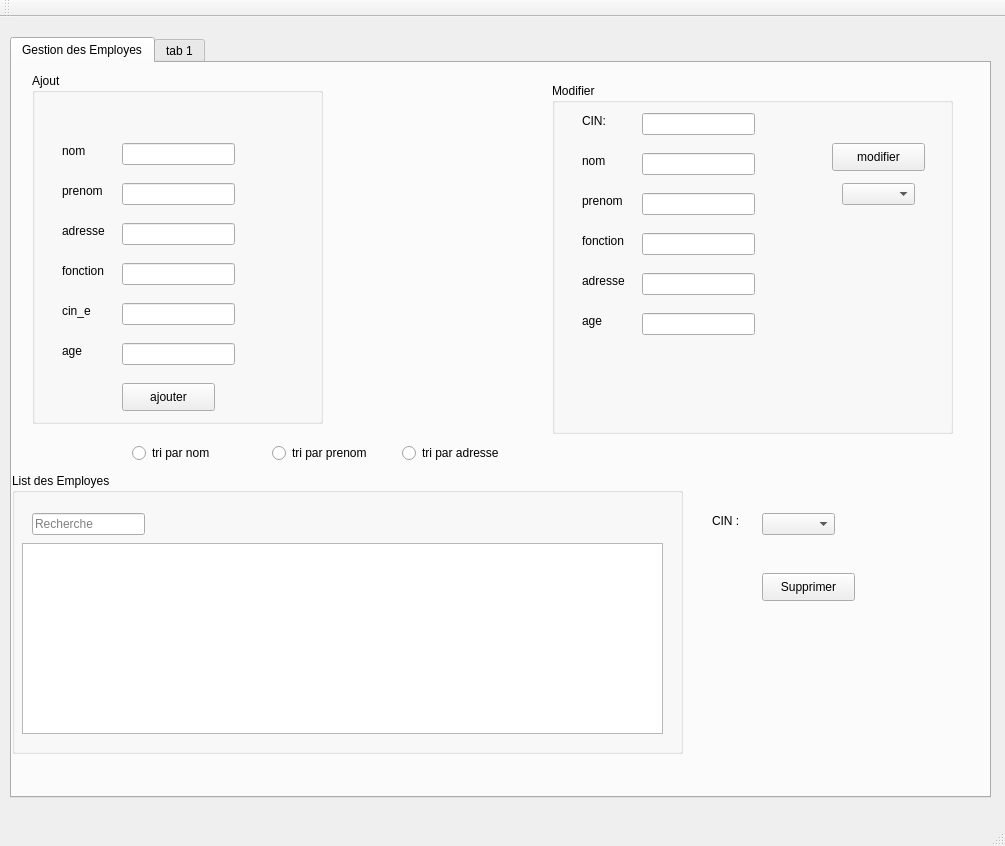
<?xml version="1.0" encoding="UTF-8"?>
<ui version="4.0">
 <class>MainWindow</class>
 <widget class="QMainWindow" name="MainWindow">
  <property name="geometry">
   <rect>
    <x>0</x>
    <y>0</y>
    <width>1005</width>
    <height>846</height>
   </rect>
  </property>
  <property name="windowTitle">
   <string>Employes</string>
  </property>
  <widget class="QWidget" name="centralWidget">
   <widget class="QTabWidget" name="tabWidget">
    <property name="geometry">
     <rect>
      <x>10</x>
      <y>20</y>
      <width>981</width>
      <height>761</height>
     </rect>
    </property>
    <property name="currentIndex">
     <number>0</number>
    </property>
    <widget class="QWidget" name="tab_2">
     <attribute name="title">
      <string>Gestion des Employes</string>
     </attribute>
     <widget class="QGroupBox" name="groupBox">
      <property name="geometry">
       <rect>
        <x>20</x>
        <y>10</y>
        <width>291</width>
        <height>351</height>
       </rect>
      </property>
      <property name="title">
       <string>Ajout</string>
      </property>
      <widget class="QLabel" name="label">
       <property name="geometry">
        <rect>
         <x>30</x>
         <y>70</y>
         <width>56</width>
         <height>16</height>
        </rect>
       </property>
       <property name="text">
        <string>nom</string>
       </property>
      </widget>
      <widget class="QLabel" name="label_2">
       <property name="geometry">
        <rect>
         <x>30</x>
         <y>110</y>
         <width>56</width>
         <height>16</height>
        </rect>
       </property>
       <property name="text">
        <string>prenom</string>
       </property>
      </widget>
      <widget class="QLabel" name="label_3">
       <property name="geometry">
        <rect>
         <x>30</x>
         <y>150</y>
         <width>56</width>
         <height>16</height>
        </rect>
       </property>
       <property name="text">
        <string>adresse</string>
       </property>
      </widget>
      <widget class="QLabel" name="label_4">
       <property name="geometry">
        <rect>
         <x>30</x>
         <y>190</y>
         <width>56</width>
         <height>16</height>
        </rect>
       </property>
       <property name="text">
        <string>fonction</string>
       </property>
      </widget>
      <widget class="QLabel" name="label_5">
       <property name="geometry">
        <rect>
         <x>30</x>
         <y>230</y>
         <width>56</width>
         <height>16</height>
        </rect>
       </property>
       <property name="text">
        <string>cin_e</string>
       </property>
      </widget>
      <widget class="QLineEdit" name="le_nom">
       <property name="geometry">
        <rect>
         <x>90</x>
         <y>70</y>
         <width>113</width>
         <height>22</height>
        </rect>
       </property>
      </widget>
      <widget class="QLineEdit" name="le_prenom">
       <property name="geometry">
        <rect>
         <x>90</x>
         <y>110</y>
         <width>113</width>
         <height>22</height>
        </rect>
       </property>
      </widget>
      <widget class="QLineEdit" name="l_adresse">
       <property name="geometry">
        <rect>
         <x>90</x>
         <y>150</y>
         <width>113</width>
         <height>22</height>
        </rect>
       </property>
      </widget>
      <widget class="QLineEdit" name="la_fonction">
       <property name="geometry">
        <rect>
         <x>90</x>
         <y>190</y>
         <width>113</width>
         <height>22</height>
        </rect>
       </property>
      </widget>
      <widget class="QLineEdit" name="le_cin_e">
       <property name="geometry">
        <rect>
         <x>90</x>
         <y>230</y>
         <width>113</width>
         <height>22</height>
        </rect>
       </property>
      </widget>
      <widget class="QPushButton" name="pushButton">
       <property name="geometry">
        <rect>
         <x>90</x>
         <y>310</y>
         <width>93</width>
         <height>28</height>
        </rect>
       </property>
       <property name="text">
        <string>ajouter</string>
       </property>
      </widget>
      <widget class="QLineEdit" name="l_age">
       <property name="geometry">
        <rect>
         <x>90</x>
         <y>270</y>
         <width>113</width>
         <height>22</height>
        </rect>
       </property>
      </widget>
      <widget class="QLabel" name="label_14">
       <property name="geometry">
        <rect>
         <x>30</x>
         <y>270</y>
         <width>56</width>
         <height>16</height>
        </rect>
       </property>
       <property name="text">
        <string>age</string>
       </property>
      </widget>
     </widget>
     <widget class="QLabel" name="label_6">
      <property name="geometry">
       <rect>
        <x>700</x>
        <y>450</y>
        <width>31</width>
        <height>16</height>
       </rect>
      </property>
      <property name="text">
       <string>CIN :</string>
      </property>
     </widget>
     <widget class="QPushButton" name="SupprimerButton">
      <property name="geometry">
       <rect>
        <x>750</x>
        <y>510</y>
        <width>93</width>
        <height>28</height>
       </rect>
      </property>
      <property name="text">
       <string>Supprimer</string>
      </property>
     </widget>
     <widget class="QGroupBox" name="groupBox_3">
      <property name="geometry">
       <rect>
        <x>540</x>
        <y>20</y>
        <width>401</width>
        <height>351</height>
       </rect>
      </property>
      <property name="title">
       <string>Modifier </string>
      </property>
      <widget class="QLabel" name="label_7">
       <property name="geometry">
        <rect>
         <x>30</x>
         <y>70</y>
         <width>56</width>
         <height>16</height>
        </rect>
       </property>
       <property name="text">
        <string>nom</string>
       </property>
      </widget>
      <widget class="QLabel" name="label_8">
       <property name="geometry">
        <rect>
         <x>30</x>
         <y>110</y>
         <width>56</width>
         <height>16</height>
        </rect>
       </property>
       <property name="text">
        <string>prenom</string>
       </property>
      </widget>
      <widget class="QLabel" name="label_9">
       <property name="geometry">
        <rect>
         <x>30</x>
         <y>190</y>
         <width>56</width>
         <height>16</height>
        </rect>
       </property>
       <property name="text">
        <string>adresse</string>
       </property>
      </widget>
      <widget class="QLabel" name="label_10">
       <property name="geometry">
        <rect>
         <x>30</x>
         <y>150</y>
         <width>56</width>
         <height>16</height>
        </rect>
       </property>
       <property name="text">
        <string>fonction</string>
       </property>
      </widget>
      <widget class="QLabel" name="label_11">
       <property name="geometry">
        <rect>
         <x>30</x>
         <y>30</y>
         <width>31</width>
         <height>16</height>
        </rect>
       </property>
       <property name="text">
        <string>CIN: </string>
       </property>
      </widget>
      <widget class="QLineEdit" name="le_nom_2">
       <property name="geometry">
        <rect>
         <x>90</x>
         <y>70</y>
         <width>113</width>
         <height>22</height>
        </rect>
       </property>
      </widget>
      <widget class="QLineEdit" name="le_prenom_2">
       <property name="geometry">
        <rect>
         <x>90</x>
         <y>110</y>
         <width>113</width>
         <height>22</height>
        </rect>
       </property>
      </widget>
      <widget class="QLineEdit" name="l_adresse_2">
       <property name="geometry">
        <rect>
         <x>90</x>
         <y>190</y>
         <width>113</width>
         <height>22</height>
        </rect>
       </property>
      </widget>
      <widget class="QLineEdit" name="la_fonction_2">
       <property name="geometry">
        <rect>
         <x>90</x>
         <y>150</y>
         <width>113</width>
         <height>22</height>
        </rect>
       </property>
      </widget>
      <widget class="QLineEdit" name="le_cin_e_2">
       <property name="geometry">
        <rect>
         <x>90</x>
         <y>30</y>
         <width>113</width>
         <height>22</height>
        </rect>
       </property>
      </widget>
      <widget class="QPushButton" name="ButtonModification">
       <property name="geometry">
        <rect>
         <x>280</x>
         <y>60</y>
         <width>93</width>
         <height>28</height>
        </rect>
       </property>
       <property name="text">
        <string>modifier</string>
       </property>
      </widget>
      <widget class="QComboBox" name="comboBox_2">
       <property name="geometry">
        <rect>
         <x>290</x>
         <y>100</y>
         <width>73</width>
         <height>22</height>
        </rect>
       </property>
      </widget>
      <widget class="QLineEdit" name="l_age_2">
       <property name="geometry">
        <rect>
         <x>90</x>
         <y>230</y>
         <width>113</width>
         <height>22</height>
        </rect>
       </property>
      </widget>
      <widget class="QLabel" name="label_15">
       <property name="geometry">
        <rect>
         <x>30</x>
         <y>230</y>
         <width>56</width>
         <height>16</height>
        </rect>
       </property>
       <property name="text">
        <string>age</string>
       </property>
      </widget>
     </widget>
     <widget class="QComboBox" name="comboBox">
      <property name="geometry">
       <rect>
        <x>750</x>
        <y>450</y>
        <width>73</width>
        <height>22</height>
       </rect>
      </property>
     </widget>
     <widget class="QRadioButton" name="trinom">
      <property name="geometry">
       <rect>
        <x>120</x>
        <y>380</y>
        <width>97</width>
        <height>20</height>
       </rect>
      </property>
      <property name="text">
       <string>tri par nom</string>
      </property>
     </widget>
     <widget class="QRadioButton" name="triprenom">
      <property name="geometry">
       <rect>
        <x>260</x>
        <y>380</y>
        <width>111</width>
        <height>20</height>
       </rect>
      </property>
      <property name="text">
       <string>tri par prenom</string>
      </property>
     </widget>
     <widget class="QRadioButton" name="triadresse">
      <property name="geometry">
       <rect>
        <x>390</x>
        <y>380</y>
        <width>111</width>
        <height>20</height>
       </rect>
      </property>
      <property name="text">
       <string>tri par adresse</string>
      </property>
     </widget>
     <widget class="QGroupBox" name="groupBox_2">
      <property name="geometry">
       <rect>
        <x>0</x>
        <y>410</y>
        <width>671</width>
        <height>281</height>
       </rect>
      </property>
      <property name="title">
       <string>List des Employes</string>
      </property>
      <widget class="QTableView" name="tab_Employes">
       <property name="geometry">
        <rect>
         <x>10</x>
         <y>70</y>
         <width>641</width>
         <height>191</height>
        </rect>
       </property>
      </widget>
      <widget class="QLineEdit" name="lineEdit">
       <property name="geometry">
        <rect>
         <x>20</x>
         <y>40</y>
         <width>113</width>
         <height>22</height>
        </rect>
       </property>
       <property name="placeholderText">
        <string>Recherche</string>
       </property>
      </widget>
     </widget>
    </widget>
    <widget class="QWidget" name="tab">
     <attribute name="title">
      <string>tab 1</string>
     </attribute>
     <widget class="QCustomPlot" name="widget" native="true">
      <property name="geometry">
       <rect>
        <x>90</x>
        <y>20</y>
        <width>801</width>
        <height>351</height>
       </rect>
      </property>
     </widget>
     <widget class="QGroupBox" name="chatt">
      <property name="geometry">
       <rect>
        <x>100</x>
        <y>380</y>
        <width>591</width>
        <height>331</height>
       </rect>
      </property>
      <property name="title">
       <string>CHAT</string>
      </property>
      <widget class="QStackedWidget" name="stackedWidget">
       <property name="geometry">
        <rect>
         <x>10</x>
         <y>20</y>
         <width>571</width>
         <height>311</height>
        </rect>
       </property>
       <property name="currentIndex">
        <number>0</number>
       </property>
       <widget class="QWidget" name="page">
        <widget class="QLineEdit" name="sayLineEdit">
         <property name="geometry">
          <rect>
           <x>10</x>
           <y>20</y>
           <width>261</width>
           <height>24</height>
          </rect>
         </property>
        </widget>
        <widget class="QTextBrowser" name="roomTextEdit">
         <property name="geometry">
          <rect>
           <x>20</x>
           <y>60</y>
           <width>256</width>
           <height>192</height>
          </rect>
         </property>
        </widget>
        <widget class="QPushButton" name="chat_2">
         <property name="geometry">
          <rect>
           <x>270</x>
           <y>280</y>
           <width>75</width>
           <height>23</height>
          </rect>
         </property>
         <property name="text">
          <string>chat</string>
         </property>
        </widget>
        <widget class="QTextBrowser" name="roomTextEdit_2">
         <property name="geometry">
          <rect>
           <x>310</x>
           <y>60</y>
           <width>256</width>
           <height>192</height>
          </rect>
         </property>
        </widget>
        <widget class="QLineEdit" name="sayLineEdit_2">
         <property name="geometry">
          <rect>
           <x>300</x>
           <y>20</y>
           <width>261</width>
           <height>24</height>
          </rect>
         </property>
        </widget>
       </widget>
       <widget class="QWidget" name="page_2"/>
      </widget>
     </widget>
    </widget>
   </widget>
  </widget>
  <widget class="QMenuBar" name="menuBar">
   <property name="geometry">
    <rect>
     <x>0</x>
     <y>0</y>
     <width>1005</width>
     <height>26</height>
    </rect>
   </property>
  </widget>
  <widget class="QToolBar" name="mainToolBar">
   <attribute name="toolBarArea">
    <enum>TopToolBarArea</enum>
   </attribute>
   <attribute name="toolBarBreak">
    <bool>false</bool>
   </attribute>
  </widget>
  <widget class="QStatusBar" name="statusBar"/>
 </widget>
 <layoutdefault spacing="6" margin="11"/>
 <customwidgets>
  <customwidget>
   <class>QCustomPlot</class>
   <extends>QWidget</extends>
   <header>qcustomplot.h</header>
   <container>1</container>
  </customwidget>
 </customwidgets>
 <resources/>
 <connections/>
</ui>
